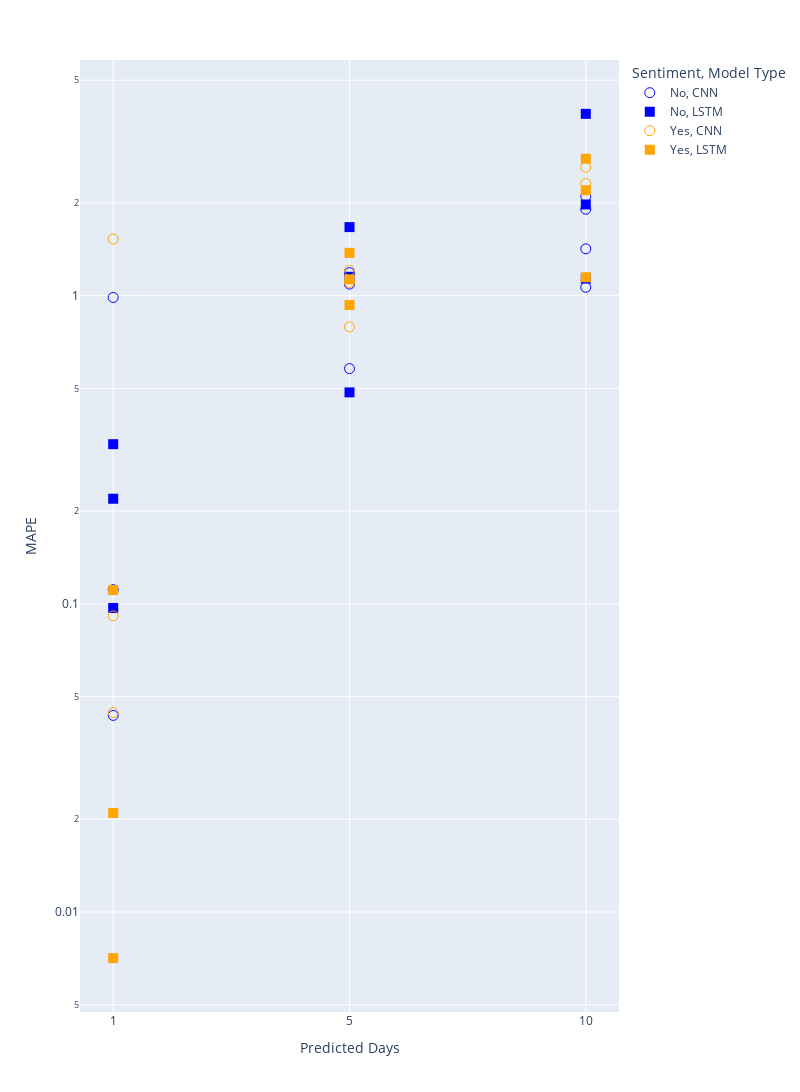

This figure's notebook cell:
### Code cell
import plotly.express as px

#fig = px.bar(x = [1,5,10])
fig = px.scatter(df_results, x="Predicted Days", y="MAPE", color='Sentiment', symbol = "Model Type", symbol_sequence=['circle-open','square', 'square', 'square-open'], color_discrete_sequence = ['blue', 'orange', 'green', 'red'], log_y=True, width=800, height=1200)
fig.update_xaxes(type='category')
#fig.update_yaxes(dtick=0.05)
#fig.update_layout(yaxis_tickformat = "0.0000001r")
fig.update_traces(textposition='bottom right')
fig.update_traces(marker=dict(size=10),
                  selector=dict(mode='markers'))
#fig.update_yaxes(tick0=0, dtick=.25)
fig.show()

### Figure 1 — Plotly figure (JSON) as saved in the notebook; plotly's stock layout.template omitted (floating-point values rounded to 4 significant figures)
{"data": [{"hovertemplate": "Sentiment=No<br>Model Type=CNN<br>Predicted Days=%{x}<br>MAPE=%{y}<extra></extra>", "legendgroup": "No, CNN", "marker": {"color": "blue", "size": 10, "symbol": "circle-open"}, "mode": "markers", "name": "No, CNN", "orientation": "v", "showlegend": true, "textposition": "bottom right", "type": "scatter", "x": [1, 1, 1, 5, 5, 5, 10, 10, 10, 10], "xaxis": "x", "y": [0.04344, 0.1111, 0.9865, 1.09, 0.5797, 1.187, 1.065, 1.419, 2.098, 1.907], "yaxis": "y"}, {"hovertemplate": "Sentiment=No<br>Model Type=LSTM<br>Predicted Days=%{x}<br>MAPE=%{y}<extra></extra>", "legendgroup": "No, LSTM", "marker": {"color": "blue", "size": 10, "symbol": "square"}, "mode": "markers", "name": "No, LSTM", "orientation": "v", "showlegend": true, "textposition": "bottom right", "type": "scatter", "x": [1, 1, 1, 5, 5, 5, 10, 10, 10], "xaxis": "x", "y": [0.2193, 0.3296, 0.09689, 0.4853, 1.669, 1.151, 1.136, 3.889, 1.976], "yaxis": "y"}, {"hovertemplate": "Sentiment=Yes<br>Model Type=CNN<br>Predicted Days=%{x}<br>MAPE=%{y}<extra></extra>", "legendgroup": "Yes, CNN", "marker": {"color": "orange", "size": 10, "symbol": "circle-open"}, "mode": "markers", "name": "Yes, CNN", "orientation": "v", "showlegend": true, "textposition": "bottom right", "type": "scatter", "x": [1, 1, 1, 5, 5, 5, 10, 10], "xaxis": "x", "y": [0.04434, 0.09139, 1.526, 1.208, 1.103, 0.7917, 2.31, 2.609], "yaxis": "y"}, {"hovertemplate": "Sentiment=Yes<br>Model Type=LSTM<br>Predicted Days=%{x}<br>MAPE=%{y}<extra></extra>", "legendgroup": "Yes, LSTM", "marker": {"color": "orange", "size": 10, "symbol": "square"}, "mode": "markers", "name": "Yes, LSTM", "orientation": "v", "showlegend": true, "textposition": "bottom right", "type": "scatter", "x": [1, 1, 1, 5, 5, 5, 10, 10, 10], "xaxis": "x", "y": [0.1109, 0.007083, 0.02096, 1.376, 0.9324, 1.128, 2.781, 2.197, 1.147], "yaxis": "y"}], "layout": {"height": 1200, "legend": {"title": {"text": "Sentiment, Model Type"}, "tracegroupgap": 0}, "margin": {"t": 60}, "width": 800, "xaxis": {"anchor": "y", "domain": [0, 1], "title": {"text": "Predicted Days"}, "type": "category"}, "yaxis": {"anchor": "x", "domain": [0, 1], "title": {"text": "MAPE"}, "type": "log"}}}
